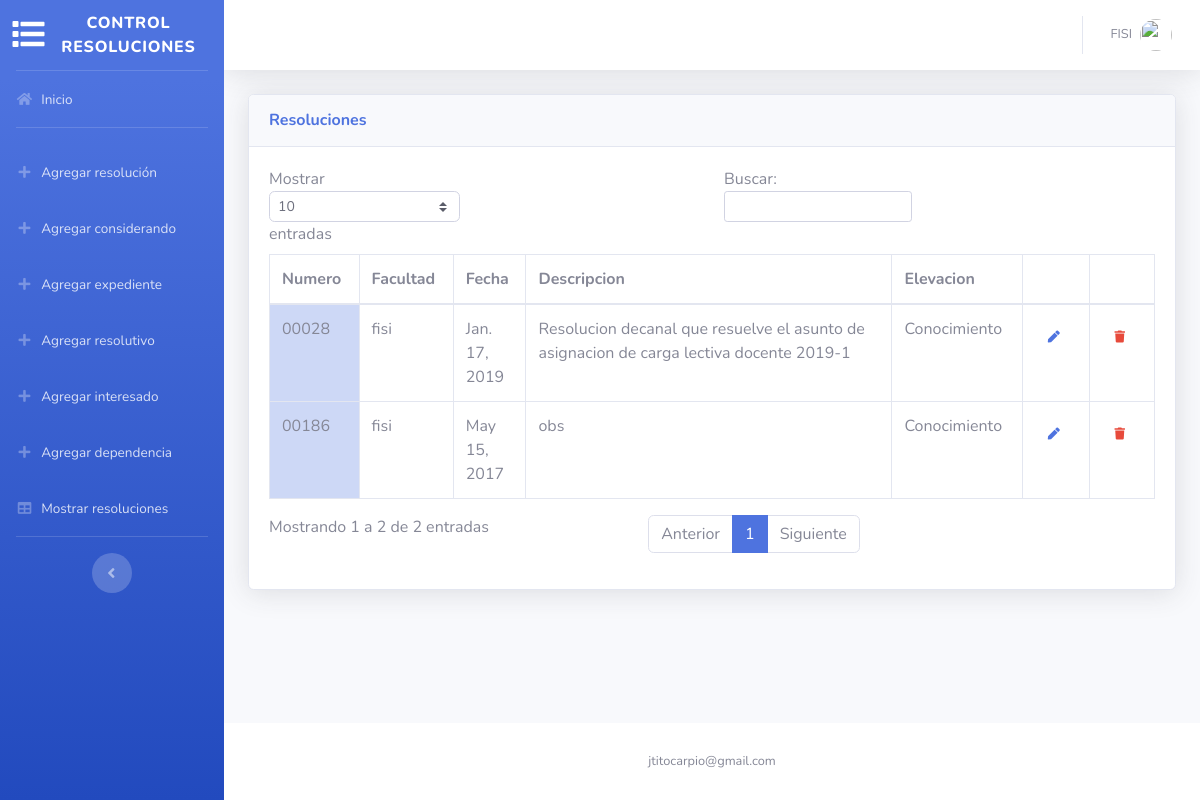
/controlresoluciones/resolucion/tabla, run on an earlier commit of the app's database.
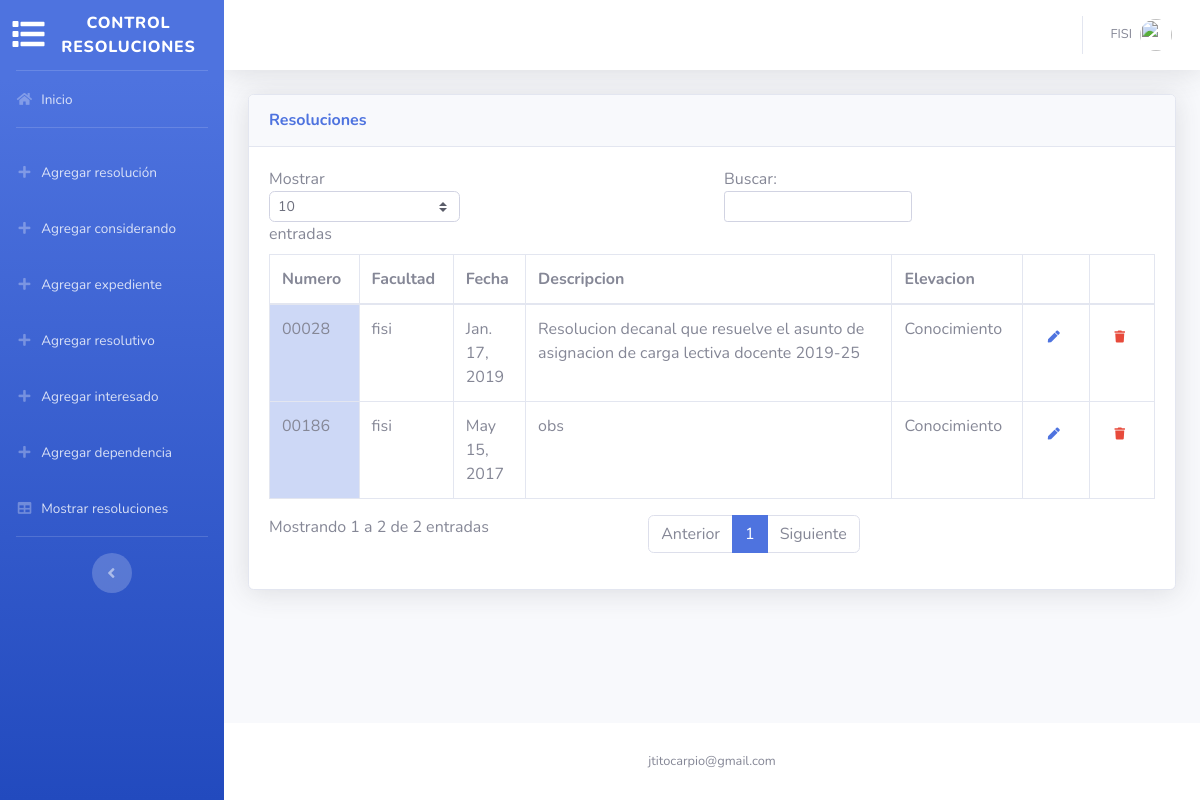
And on a later commit of the database.
### resoluciones/models.py (models this page shows, shortened)
class Resolucion(models.Model):
    nro_resolucion = models.CharField(max_length=5, primary_key=True)
    facultad_resolucion = models.ForeignKey(Facultad, on_delete=models.CASCADE)
    fecha_resolucion = models.DateField()
    link_descarga = models.CharField(max_length=100)
    estado_resolucion = models.CharField(max_length=20)
    descripcion_resolucion = models.TextField(default='obs')
    observacion_resolucion = models.TextField()
    adjunto_resolucion = models.CharField(max_length=100)
    tipo_elevacion = models.CharField(max_length=50)
    class Meta:
        ordering = ('-fecha_resolucion',)

class Facultad(models.Model):
    FACS = (
        ('fmsf', 'FMSF'),
        ('fdcp', 'FDCP'),
        ('flch', 'FLCH'),
        ('ffb', 'FFB'),
        ('fo', 'FO'),
        ('fedu', 'FEDU'),
        ('fqiq', 'FQIQ'),
        ('fmv', 'FMV'),
        ('fca', 'FCA'),
        ('fcb', 'FCB'),
        ('fcc', 'FCC'),
        ('fce', 'FCE'),
        ('fcf', 'FCF'),
        ('fcm', 'FCM'),
        ('fcs', 'FCS'),
        ('figmmg', 'FIGMMG'),
        ('fii', 'FII'),
        ('fpsi', 'FPSI'),
        ('fiee', 'FIEE'),
        ('fisi', 'FISI'),
    )
    id_facultad = models.CharField(max_length=3, primary_key=True)
    nombre_facultad = models.CharField(max_length=100)
    abreviatura_facultad = models.CharField(max_length=6, choices=FACS)
    def __str__(self):
        return self.abreviatura_facultad

### resoluciones/views.py (the view)
# urls.py: path('resolucion/tabla', tablaresolucion, name='tablaresolucion'),
def tablaresolucion(request):
    resoluciones = Resolucion.objects.all()
    resolutivos = Resolutivo.objects.all()
    considerandos = Considerando.objects.all()
    expedientes = Expediente.objects.all()
    dependencias = Dependencia.objects.all()
    personas = Persona.objects.all()
    return render(request, 'resolucion/tablaresolucion.html',
                  {'resoluciones': resoluciones,'resolutivos':resolutivos,'considerandos':considerandos,
                   'expedientes':expedientes,'dependencias':dependencias,'personas':personas})

### resoluciones/templates/resolucion/tablaresolucion.html (shortened to what this page needs)
{% extends 'base.html' %}
{% block content %}
    {% load staticfiles %}
        <div class="container-fluid">
          <div class="card shadow mb-4">
            <div class="card-header py-3">
              <h6 class="m-0 font-weight-bold text-primary">Resoluciones</h6>
            </div>
            <div class="card-body">
              <div class="table-responsive">
              <form method="POST" id="form" action="{% url 'detalleresolucion' %}">{% csrf_token %}
                <table class="table table-bordered table-hover" id="dataTable" width="100%" cellspacing="0">
                  <thead>
                    <tr>
                      <th>Numero</th>
                      <th>Facultad</th>
                      <th>Fecha</th>
                      <th>Descripcion</th>
                      <th>Elevacion</th>
                        <th></th>
                        <th></th>
                    </tr>
                  </thead>
                  <tbody>
                    {% for r in resoluciones %}
                    <tr>
                      <td class="table-primary" onclick="obtenerRes('{{ r.nro_resolucion }}');document.getElementById('form').submit();" >{{ r.nro_resolucion }}</td>
                        <td>{{ r.facultad_resolucion }}</td>
                      <td>{{ r.fecha_resolucion }}</td>
                      <td>{{ r.descripcion_resolucion }}</td>
                      <td>{{ r.tipo_elevacion }}</td>
                      <td><button type="submit" onclick="obtenerRes('{{ r.nro_resolucion }}')" formaction="{% url 'editarresolucion' %}"  class="btn btn-link"><i class="fas fa-pen fa-xs"></i></button></td>
                      <td><button type="button" class="btn btn-link" data-toggle="modal" data-target="#modal{{ r.nro_resolucion }}"><i class="fas text-danger fa-trash fa-xs"></i></button></td>
                    </tr>
                  {% endfor %}
                </tbody>
                </table>
              </form>
              </div>
            </div>
          </div>
        </div>
{% endblock %}

What changed in the data, as far as the page shows it:
changed Resolucion id 00028: descripcion_resolucion "Resolucion decanal que resuelve el asunto de asignacion de carga lectiva docente 2019-1" → "Resolucion decanal que resuelve el asunto de asignacion de carga lectiva docente 2019-25"
